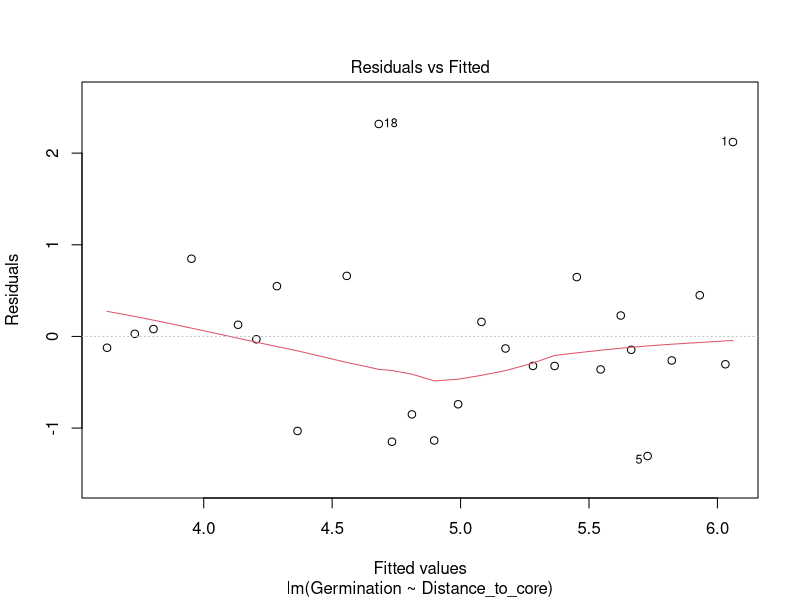
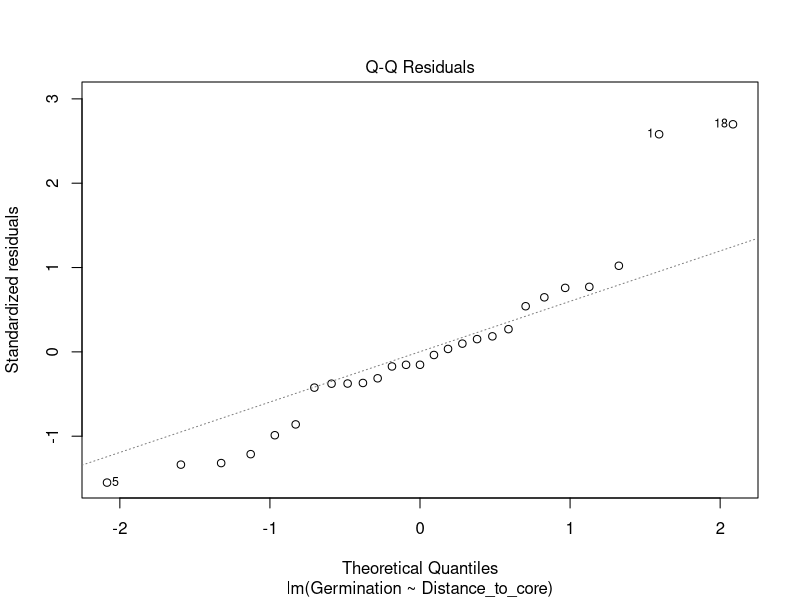
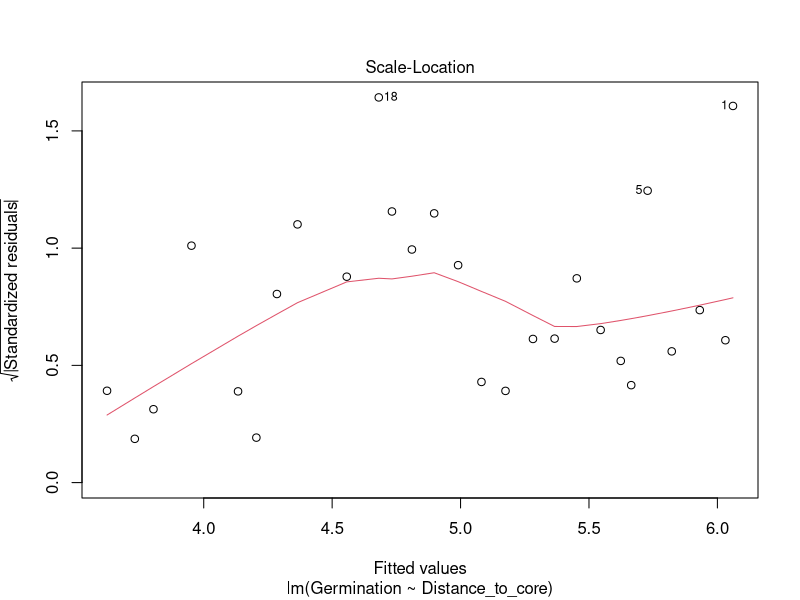
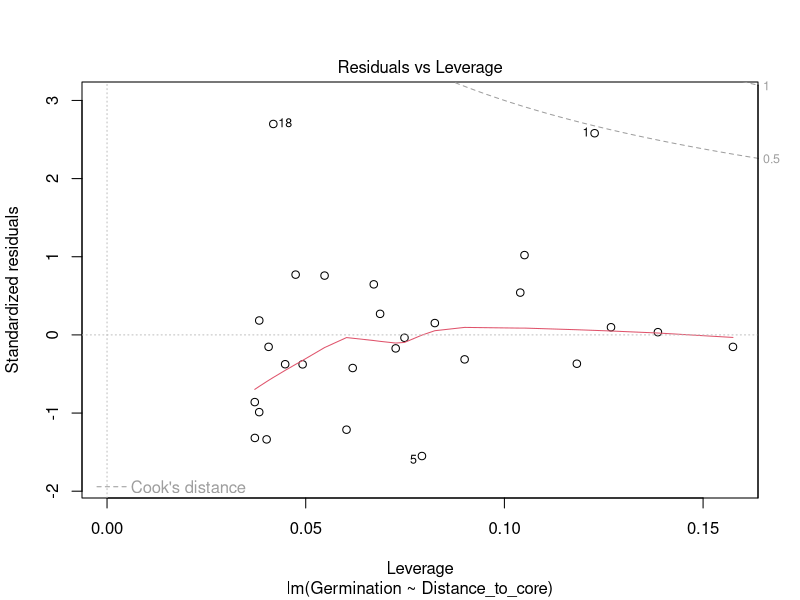
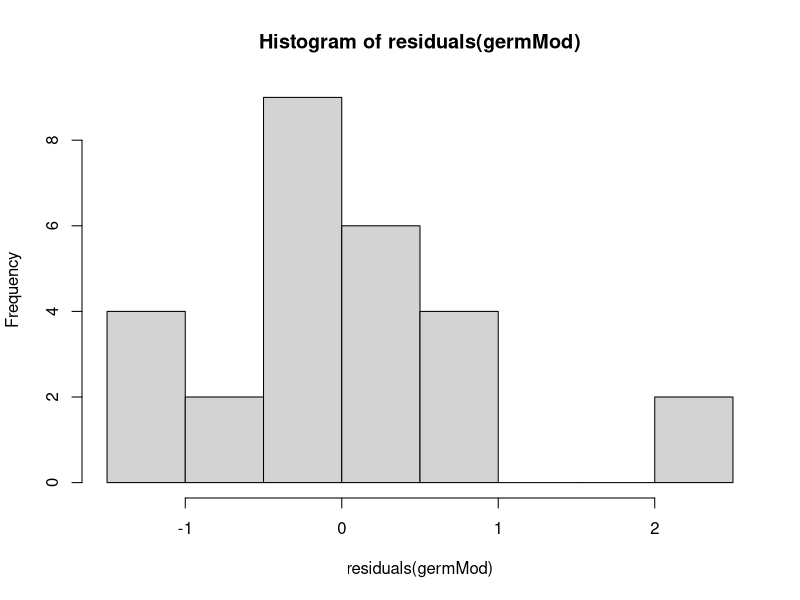
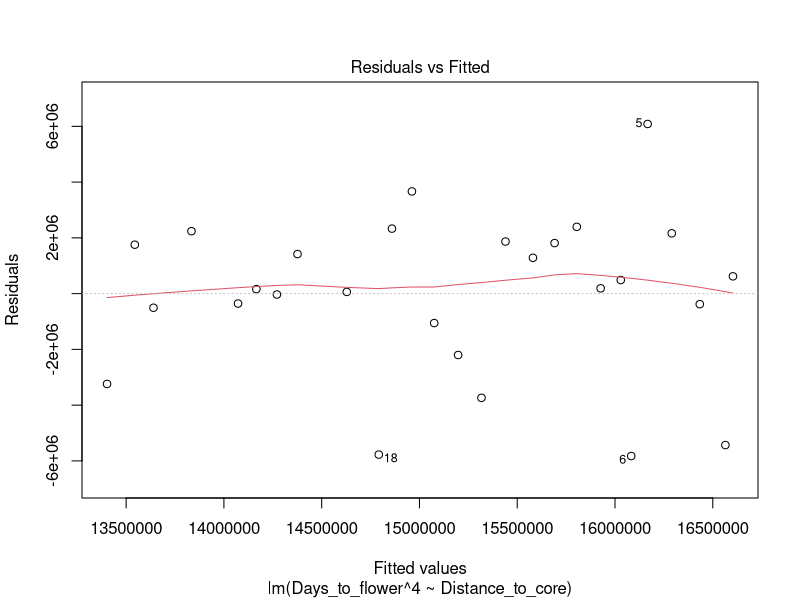
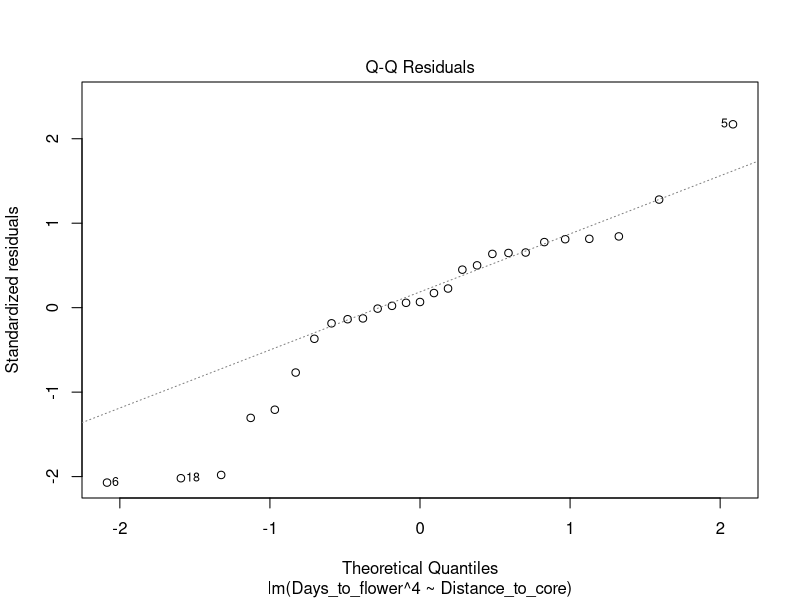
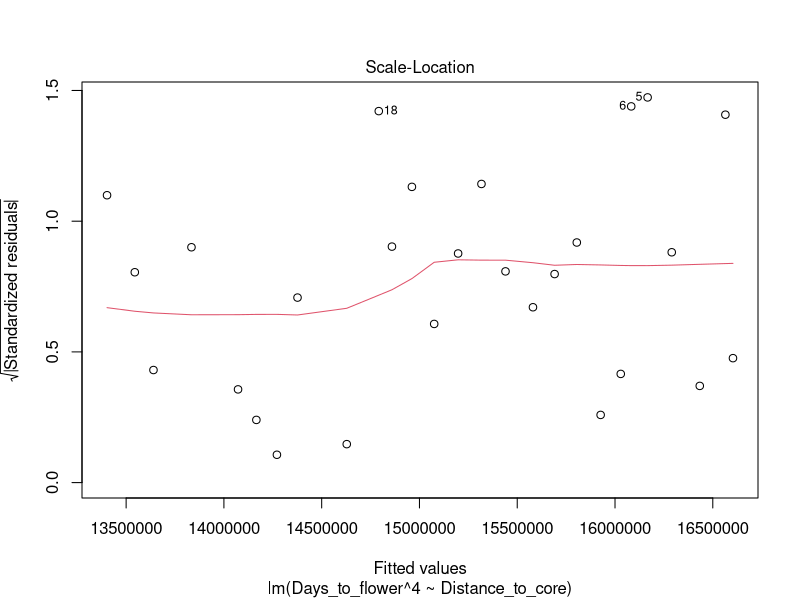

The R source for these figures, in order: (Note: this script raises an error after producing the figures.)
# install packages (these packages are loaded in this script)
# install.packages("lme4")
# install.packages("lmerTest")
# install.packages("tidyverse")
# install.packages("vegan")
# install.packages("car")

## Required by other scripts. Will eventually be migrated.
# install.packages("psych")
# install.packages("cowplot")
# install.packages("RcppEigen")
# install.packages("mnormt")
# install.packages("BH")
# install.packages("plogr")

# Commands used to initialize packrat. 
# packrat::init(restart = TRUE, enter = FALSE, infer.dependencies = FALSE)
# packrat::on()
# .libPaths()
# packrat::status()
# packrat::snapshot()

# Load require packages
library(lme4)
library(lmerTest)
library(tidyverse)
library(vegan)
library(car)

#### MULTIVARIATE TRAIT CHANGE WITH URBANIZATION: POPULATION MEANS ####

# Load in family mean dataset
popMeans <- read_csv("data-clean/experimentalData_popMeans.csv")

# Subset popMeans datafor use in RDA
popMeans_forRDA <- popMeans %>%
  select(-Seeds_per_flower, -Num_Cyano) %>%
  select(Population, Distance_to_core, Germination:FreqHCN)

# Perform RDA with multiple traits as response, distance as sole predictors
rdaPop <- rda(popMeans_forRDA %>% 
                     select(Germination:FreqHCN) ~ 
             popMeans_forRDA$Distance_to_core,
         scale = TRUE, na.action = "na.omit")
summary(rdaPop)

# Permutation based test of significance of distance term in RDA
set.seed(42)
anova.cca(rdaPop, by = "term", permutations = 1000)

# Extract canonical coefficients of traits onto RDA1 (i.e. 'species scores')
species_scores <- scores(rdaPop)$species[,"RDA1"]

# Calculate cline_max according to Stock et al. 
# Traits are first standardized by dividing by experiment-wide mean.
# Standardized trait values are multiplied by their cannonical regression
# coefficients on RDA. This is done for each trait and then summed. 
popMeans <- popMeans %>%
  mutate(clinemax = 
           (Germination / mean(Germination)) * species_scores["Germination"] +
           (Days_to_flower / mean(Days_to_flower)) * species_scores["Days_to_flower"] +
           (Num_Inf / mean(Num_Inf)) * species_scores["Num_Inf"] +
           (Reprod_biomass / mean(Reprod_biomass)) * species_scores["Reprod_biomass"] +
           (Veget_biomass / mean(Veget_biomass)) * species_scores["Veget_biomass"] +
           (Bnr_wdth / mean(Bnr_wdth)) * species_scores["Bnr_wdth"] +
           (Bnr_lgth / mean(Bnr_lgth)) * species_scores["Bnr_lgth"] +
           (Petiole_lgth / mean(Petiole_lgth)) * species_scores["Petiole_lgth"] +
           (Peducle_lgth / mean(Peducle_lgth)) * species_scores["Peducle_lgth"] +
           (Num_flwrs / mean(Num_flwrs)) * species_scores["Num_flwrs"] +
           (Leaf_wdth / mean(Leaf_wdth)) * species_scores["Leaf_wdth"] +
           (Leaf_lgth / mean(Leaf_lgth)) * species_scores["Leaf_lgth"] +
           (Stolon_thick / mean(Stolon_thick)) * species_scores["Stolon_thick"] +
           (FreqHCN / mean(FreqHCN)) * species_scores["FreqHCN"])

# Model testing for cline in cline_max
clineMax_mod <- lm(clinemax ~ Distance_to_core, data = popMeans)
summary(clineMax_mod)

#### UNIVARIATE TRAIT CHANGE WITH URBANIZATION: POPULATION MEANS ####

# Sig
germMod <- lm(Germination ~ Distance_to_core, data = popMeans)
summary(germMod)
plot(germMod)
hist(residuals(germMod)) # No transformation needed

# Marg
ffMod <- lm(Days_to_flower^4 ~ Distance_to_core, data = popMeans)
summary(ffMod)
plot(ffMod)
hist(residuals(ffMod)) # Residuals improved following ^4 transformation

# Sig
vegMod <- lm(Veget_biomass^2 ~ Distance_to_core, data = popMeans)
summary(vegMod)
plot(vegMod)
hist(residuals(vegMod)) # Normality improved following ^2 transformation

# Marg
bwMod <- lm(Bnr_wdth ~ Distance_to_core, data = popMeans)
summary(bwMod)
plot(bwMod)
hist(residuals(bwMod)) #  No transformation needed

# Sig
blMod <- lm(Bnr_lgth ~ Distance_to_core, data = popMeans)
summary(blMod)
plot(blMod)
hist(residuals(blMod)) # No transformation needed

# Marg
HCNMod <- lm(sqrt(FreqHCN) ~ Distance_to_core, data = popMeans)
summary(HCNMod)
plot(HCNMod)
hist(residuals(HCNMod)) # Square root transformation improves normality

# NS
stMod <- lm(Stolon_thick ~ Distance_to_core, data = popMeans)
summary(stMod)
plot(stMod)
hist(residuals(stMod)) # No transformation needed

# NS
sexInvestMod <- lm(Reprod_biomass / Veget_biomass ~ Distance_to_core, data = popMeans)
summary(sexInvestMod)
plot(sexInvestMod)
hist(residuals(sexInvestMod)) # No transformation needed

#### POLLINATOR OBSERVATIONS ####

# load data
polldata <- read.csv('data-clean/pollinatorObservations.csv')

# analysis of pollinator observations
# impute zeros for unobserved polls
complete_polldata <- polldata %>% 
  group_by(Population,Morph, Distance_to_core) %>% 
  complete(Population, Morph, fill = list(Num_Visit = 0)) %>%
  filter(Morph != "Syrphid")

# Summarize data by pollinator functional group
# Used for visit/infl analysis
visitshare_polldata <- complete_polldata %>% 
  group_by(Population, Distance_to_core, Morph) %>% 
  # calculate number of individuals observed per site per morph; number of inflorescence, number of visit per infl.
  summarise(Num.Ind = n(),
            Num_Visit = sum(Num_Visit),
            Num_Inf = mean(Num_Inf)) %>%  
  mutate(Visits_per_Inf = Num_Visit / Num_Inf) %>% 
  # replace NA in visits/inf with zero
  mutate(Visits_per_Inf = replace_na(Visits_per_Inf, 0))

# Summarize daya by population only (merge morphs)
# Used for total abundance analysis
popmeans_polldata <- polldata %>% 
  group_by(Population, Distance_to_core) %>% 
  summarise(Num.Ind = n(),
            Num_Visit = sum(Num_Visit),
            Num_Inf = mean(Num_Inf)) %>% 
  mutate(Visits_per_Inf = Num_Visit / Num_Inf)

# Square root transform visits per inflorescence to improve normality of model residuals
visitshare_polldata$sqRootVisInf <- sqrt(visitshare_polldata$Visits_per_Inf)

# Multiple regression analysis on log(visit/inf) with distance, morph, and their interaction. 
pollVisit <- lm(sqRootVisInf ~ Distance_to_core + Morph + Distance_to_core:Morph,
         data = visitshare_polldata)
summary(pollVisit)
Anova(pollVisit, type = "III") #Type 3 for interpreting interaction

# Diagnostic plots
hist(residuals(pollVisit))
par(mfrow = c(2,2))
plot(pollVisit)


#### SEEDS PER FLOWER ####

# Load in seeds per flower from field-collected inflorescences
seedFlwrFieldData <- read_csv("data-clean/flwrSeedRatio_fieldPlants.csv") %>%
  select(-X1, -Comments) %>%
  group_by(Population, Distance_to_core) %>%
  summarize(Seeds_per_flower = mean(Seeds_per_flower)) 

# Retrieve seeds per flower from common garden plants
seedFlwrComGarData <- popMeans %>%
  select(Population, Distance_to_core, Seeds_per_flower)

# Combine both dataframes to run single linear model
seedsPerFlwr <- bind_rows(seedFlwrFieldData, seedFlwrComGarData,
                          .id = "source") %>%
  mutate(source = fct_recode(source, "field" = "1", "common garden" = "2"))

# Model testing for differences in seeds per flower among field and CG plants
seedPerFlwrField <- lm(Seeds_per_flower ~ Distance_to_core*source, 
                         data = seedsPerFlwr)
summary(seedPerFlwrField)
Anova(seedPerFlwrField, type = "III")
plot(seedPerFlwrField) # Loogs good
hist(residuals(seedPerFlwrField)) # Loogs good

# Means
seedsPerFlwr %>%
  group_by(source) %>%
  summarize(mean = mean(Seeds_per_flower))

#### CORRELATION OF DISTANCE, IMPERV, AND POP DENS ####

enviroData <- read_csv("enviroData.csv") %>%
  left_join(., popMeans %>% select(Population, Distance_to_core))

cor(enviroData$Distance_to_core, enviroData$Imperv)
cor(enviroData$Distance_to_core, enviroData$popDens, use = "complete.obs")

#### FIGURES ####

#Theme used for plots throughout script
ng1=theme(aspect.ratio=0.7,panel.background = element_blank(),
          panel.grid.major = element_blank(),
          panel.grid.minor = element_blank(),
          panel.border=element_blank(),
          axis.line.x = element_line(color="black",size=1),
          axis.line.y = element_line(color="black",size=1),
          axis.ticks=element_line(color="black"),
          axis.text=element_text(color="black",size=15),
          axis.title=element_text(color="black",size=1),
          axis.title.y=element_text(vjust=2,size=17),
          axis.title.x=element_text(vjust=0.1,size=17),
          axis.text.x=element_text(size=15),
          axis.text.y=element_text(size=15),
          strip.text.x = element_text(size = 10, colour = "black",face = "bold"),
          strip.background = element_rect(colour="black"),
          legend.position = "top", legend.direction="vertical",
          legend.text=element_text(size=17), legend.key = element_rect(fill = "white"),
          legend.title = element_text(size=17),legend.key.size = unit(1.0, "cm"))


## MULTIVARIATE TRAIT CHANGE ##

## FIGURE 2 ##

# figure 2A #

# Extract RDA1 and PC1 site scores
df_sites  <- data.frame(scores(rdaPop, display = "sites", scaling = "sites")[,1:2]) %>%
  rownames_to_column(var = "Population") %>%
  mutate(Population = seq(1:27)) %>%
  left_join(., popMeans_forRDA %>% select(Population, Distance_to_core))

# Extract RDA1 and PC1 species scores
df2_species  <- data.frame(scores(rdaPop, display = "species", scaling = "species")[,1:2])     # loadings for PC1 and PC2
row.names(df_sites) <- seq(1:27)

# Plot site scores along first 2 axes. Colour points by distance
rda_plot <- ggplot(df_sites, aes(x = RDA1, y = PC1)) + 
  geom_point(size = 4, shape = 21, colour = "black", aes(fill = Distance_to_core)) +
  geom_hline(yintercept = 0, linetype = "dotted") +
  geom_vline(xintercept = 0, linetype = "dotted") +
  scale_fill_gradient(low = "white", high = "black",
                      limits = c(0, 50), breaks = seq(0, 50, 10)) +
  guides(fill = guide_colorbar(ticks = FALSE,
                               barwidth = 1.5, 
                               barheight = 15)) +
  ng1 + theme(legend.position = "right", 
              legend.direction="vertical",
              legend.text = element_text(size=15), 
              legend.key = element_rect(fill = "white"),
              legend.title = element_blank(),
              legend.key.size = unit(0.5, "cm"),
              legend.spacing.x = unit(0.1, "cm")) 

# Add arrows to RDA plot. 
rda_triplot <- rda_plot +
  geom_segment(data = df2_species, aes(x = 0, xend = RDA1, y=0, yend = PC1), 
               color = "black", size = 1, arrow = arrow(length = unit(0.02, "npc"))) +
  geom_text(data = df2_species, 
            aes(x = RDA1, y = PC1, label = rownames(df2_species),
                hjust = 0.5 * (1 - sign(RDA1)), vjust = 0.5 * (1 - sign(PC1))), 
            color = "black", size = 2.5) +
  xlab("RDA1 (8.6%)") + ylab("PC1 (35%)")
rda_triplot

ggsave("analysis/figures/main-text/figure2A_RDA-triplot.pdf", 
       plot = rda_triplot, width = 8, height = 6, unit = "in", dpi = 600)

# figure 2B #

clineMax_plot <- ggplot(popMeans, aes(x = Distance_to_core, y = clinemax)) +
  geom_point(size = 4, colour = "black") +
  geom_smooth(method = "lm", size = 2.0, colour = "black", se = FALSE) +
  ng1
clineMax_plot

ggsave("analysis/figures/main-text/figure2B_clineMax_by_distance.pdf", 
       plot = clineMax_plot, width = 8, height = 6, unit = "in", dpi = 600)

## FIGURE 3 ##

# figure 3A #

cols <- c("BB"="#FF0000","HB"="#F2AD00","SB"="#5BBCD6")
linetype <- c("BB"="dashed","HB"="dotted","SB"="dotdash")
plotPoll <-
  ggplot(visitshare.polldata, aes(x = Distance_to_core, y = Visits_per_Inf)) +
  labs(x = "Source population distance\nto urban centre (km)",
       y = "Number of pollinator visits\n per inflorescence") +
  geom_line(data = visitshare.polldata %>% filter(Morph == "Honey Bee"),
            stat = "smooth",
            method = "loess",
            se = F, 
            # alpha = 0.7,
            size = 1.25,
            aes(linetype = "HB",
                colour = "HB")) +
  geom_line(data = visitshare.polldata %>% filter(Morph == "Bumble Bee"),
            stat = "smooth",
            method = "loess",
            se = F, 
            # alpha = 0.7,
            size = 1.25,
            aes(linetype = "BB",
                colour = "BB")) +
  geom_line(data = visitshare.polldata %>% filter(Morph == "Sweat Bee"),
            stat = "smooth",
            method = "loess",
            se = F, 
            # alpha = 0.7,
            size = 1.25,
            aes(linetype = "SB",
                colour = "SB")) +
  geom_smooth(method = "lm", size = 2, colour = "black", se = FALSE) +
  coord_cartesian(xlim = c(2, 47), ylim = c(0, 2.5)) +
  scale_y_continuous(breaks = seq(0, 2, 0.5)) +
  scale_x_continuous(breaks = seq(0, 40, 10)) +
  scale_color_manual(name = "", labels = c("Bumble bee", "Honey bee", "Sweat bee"),
                     values = cols) +
  scale_linetype_manual(name = "", labels = c("Bumble bee", "Honey bee", "Sweat bee"),
                        values = linetype) +
  ng1 + theme(legend.key.size = unit(1.5, "cm"),
              legend.position = "top",
              legend.direction = "horizontal")
plotPoll

ggsave("analysis/figures/main-text/figure3A_visitsPerInf_by_Distance.pdf", 
       plot = plotPoll, width = 8, height = 6, unit = "in", dpi = 600)

# figure 3B #

linetypeSeedFlwrs <- c("Field" = "dashed", "CG" = "dotted")
seedPerFlwr_plot <- ggplot(seedsPerFlwr, aes(x = Distance_to_core, y = Seeds_per_flower)) +
  geom_smooth(method = "lm", size = 2.0, colour = "black", se = FALSE) +
  geom_point(size = 4, alpha = 0.5, colour = "black", aes(shape = source, fill = source)) +
  scale_shape_manual(values = c(21, 24)) +
  scale_fill_manual(values = c("black", "white")) +
  geom_line(data = seedsPerFlwr %>% filter(source == "field"),
            stat = "smooth", 
            method = "lm",
            alpha = 0.5,
            size = 1.5,
            aes(linetype = "Field")) +
  geom_line(data = seedsPerFlwr %>% filter(source == "common garden"),
            stat = "smooth", 
            method = "lm",
            alpha = 0.5,
            size = 1.5,
            aes(linetype = "CG")) +
  scale_linetype_manual(name = "", labels = c("Field", "Common Garden"),
                        values = linetypeSeedFlwrs) +
  ng1 + theme(legend.key.size = unit(1.5, "cm"),
              legend.spacing.x = unit(0.1, "cm"))
seedPerFlwr_plot

ggsave("analysis/figures/main-text/figure3B_seeds_per_flower.pdf", 
       plot = seedPerFlwr_plot, width = 8, height = 6, unit = "in", dpi = 600)

#### MODELS FOR TRAIT CHANGE WITH URBANIZATION: ALL DATA ####

# Load in family means dataset
commonGardenData <- read_csv("data-clean/experimentalData_individualPlants.csv")

## MODELS ##

# GERMINATION TIME
germTime <- lmer(Time_to_germination ~ Distance_to_core*HCN_Results + 
                   (1|Population/Family_ID), data = commonGardenData)

# Plot histogram of residuals and resudials vs. fitted.
# Residuals right skewed and resids vs. fitted shows fanning
germTime_resids <- residuals(germTime)
hist(germTime_resids)
plot(germTime)

# Summarize. Distance to core significant
summary(germTime)

# DAYS TO FIRST FLOWER
firstFlower <- lmer(Days_to_flower ~ Distance_to_core*HCN_Results + 
                      (1|Population/Family_ID), data = commonGardenData)

# Plot histogram of residuals and resudials vs. fitted.
# Looks good
firstFlower_resids <- residuals(firstFlower)
hist(firstFlower_resids)
plot(firstFlower)

# Summarize. No effects.
summary(firstFlower)

# NUMBER OF INFLORESCENCES
numInf <- lmer(Num_Inf ~ Distance_to_core*HCN_Results + 
                      (1|Population/Family_ID), data = commonGardenData)

# Plot histogram of residuals and resudials vs. fitted.
# Looks good. Some fanning.
numInf_resids <- residuals(numInf)
hist(numInf_resids)
plot(numInf)

# Summarize. No effects.
summary(numInf)

# REPRODUCTIVE BIOMASS
repBio <- lmer(Reprod_biomass ~ Distance_to_core*HCN_Results + 
                 (1|Population/Family_ID), data = commonGardenData)

# Plot histogram of residuals and resudials vs. fitted.
# Looks good. Some fanning.
repBio_resids <- residuals(repBio)
hist(repBio_resids)
plot(repBio)

# Summarize
summary(repBio)

# VEGETATIVE BIOMASS. Singular fit issue. No variance assigned to effect of Family.
vegBio <- lmer(Veget_biomass ~ Distance_to_core*HCN_Results + 
                 (1|Population/Family_ID), data = commonGardenData)

# Plot histogram of residuals and resudials vs. fitted.
# Looks good.
vegBio_resids <- residuals(vegBio)
hist(vegBio_resids)
plot(vegBio)

# Summarize. Distance significant.
summary(vegBio)

# BANNER WIDTH
bnrWdth <- lmer(Avg_bnr_wdth ~ Distance_to_core*HCN_Results + 
                 (1|Population/Family_ID), data = commonGardenData)

# Plot histogram of residuals and resudials vs. fitted.
# Looks good.
bnrWdth_resids <- residuals(bnrWdth)
hist(bnrWdth_resids)
plot(bnrWdth)

# Summarize. Disntance, HCN, and interaction significant
summary(bnrWdth)

# BANNER LENGTH
bnrLgth <- lmer(Avg_bnr_lgth ~ Distance_to_core*HCN_Results + 
                  (1|Population/Family_ID), data = commonGardenData)

# Plot histogram of residuals and resudials vs. fitted.
# Looks good.
bnrLgth_resids <- residuals(bnrLgth)
hist(bnrLgth_resids)
plot(bnrLgth)

# Summarize. Disntance, HCN, and interaction significant
summary(bnrLgth)

# PETIOLE LENGTH
petLgth <- lmer(Avg_petiole_lgth ~ Distance_to_core*HCN_Results + 
                  (1|Population/Family_ID), data = commonGardenData)

# Plot histogram of residuals and resudials vs. fitted.
# Looks good.
petLgth_resids <- residuals(petLgth)
hist(petLgth_resids)
plot(petLgth)

# Summarize. No effects
summary(petLgth)

# PEDUNCLE LENGTH. Singular fit issue. No variance assigned to effect of Family.
pedLgth <- lmer(Avg_peducle_lgth ~ Distance_to_core*HCN_Results + 
                  (1|Population/Family_ID), data = commonGardenData)

# Plot histogram of residuals and resudials vs. fitted.
# Looks good.
pedLgth_resids <- residuals(pedLgth)
hist(pedLgth_resids)
plot(pedLgth)

# Summarize. No effects
summary(pedLgth)

# NUMBER OF FLOWERS
numFlwr <- lmer(Avg_num_flwrs ~ Distance_to_core*HCN_Results + 
                  (1|Population/Family_ID), data = commonGardenData)

# Plot histogram of residuals and resudials vs. fitted.
# Looks good. Slight left skew.
numFlwr_resids <- residuals(numFlwr)
hist(numFlwr_resids)
plot(numFlwr)

# Summarize. No effects
summary(numFlwr)

# LEAF WIDTH
leafWdth <- lmer(Avg_leaf_wdth ~ Distance_to_core*HCN_Results + 
                  (1|Population/Family_ID), data = commonGardenData)

# Plot histogram of residuals and resudials vs. fitted.
# Looks good.
leafWdth_resids <- residuals(leafWdth)
hist(leafWdth_resids)
plot(leafWdth)

# Summarize. No effects
summary(leafWdth)

# LEAF LENGTH
leafLgth <- lmer(Avg_leaf_lgth ~ Distance_to_core*HCN_Results + 
                   (1|Population/Family_ID), data = commonGardenData)

# Plot histogram of residuals and resudials vs. fitted.
# Looks good.
leafLgth_resids <- residuals(leafLgth)
hist(leafLgth_resids)
plot(leafLgth)

# Summarize. Distance x HCN interaction marginal.
summary(leafLgth)

# STOLON THICKNESS
stolThick <- lmer(Avg_stolon_thick ~ Distance_to_core*HCN_Results + 
                   (1|Population/Family_ID), data = commonGardenData)

# Plot histogram of residuals and resudials vs. fitted.
# Looks good.
stolThick_resids <- residuals(stolThick)
hist(stolThick_resids)
plot(stolThick)

# Summarize. No effects.
summary(stolThick)

# STOLON THICKNESS
seedPerFlwr <- lmer(Avg_seeds_per_flower ~ Distance_to_core*HCN_Results + 
                    (1|Population/Family_ID), data = commonGardenData)

# Plot histogram of residuals and resudials vs. fitted.
# Looks good.
seedPerFlwr_resids <- residuals(seedPerFlwr)
hist(seedPerFlwr_resids)
plot(seedPerFlwr)

# Summarize. Distance marginal.
summary(seedPerFlwr)


## TRAIT CHANGES WITH URBANIZATION: ALL DATA ##

# Plotting effects that were significant from linear models above

# GERMINATION TIME
# Relationship driven by high germination time outliers in urban pops.
germTime_plot <- ggplot(commonGardenData, aes(x = Distance_to_core, y = Time_to_germination)) +
  geom_point(size = 1.5, colour = "black", position = position_dodge(width = 0.1)) +
  geom_smooth(method = "lm", size = 2.0, colour = "black", se = FALSE) +
  ng1
germTime_plot

ggsave("analysis/figures/traitChanges_allData/germinationTime_allData.pdf", 
       plot = germTime_plot, width = 5, height = 5, unit = "in", dpi = 600)

# Germination time pattern easier to see if visualizing pop-means
germTime_popMeanPlot <- commonGardenData %>%
  group_by(Population, Distance_to_core) %>%
  summarize(mean = mean(Time_to_germination, na.rm = TRUE)) %>%
  ggplot(., aes(x = Distance_to_core, y = mean)) +
  geom_point(size = 2, colour = "black") +
  geom_smooth(method = "lm", size = 2.0, colour = "black", se = FALSE) +
  ng1
germTime_popMeanPlot

ggsave("analysis/figures/traitChanges_popMeans/germinationTime_popMeans.pdf", 
       plot = germTime_popMeanPlot, width = 5, height = 5, unit = "in", dpi = 600)

# BIOMASS
vegBio_plot <- ggplot(commonGardenData, aes(x = Distance_to_core, y = Veget_biomass)) +
  geom_point(size = 1.5, colour = "black", position = position_dodge(width = 0.1)) +
  geom_smooth(method = "lm", size = 2.0, colour = "black", se = FALSE) +
  ng1
vegBio_plot

ggsave("analysis/figures/traitChanges_allData/vegetativeBiomass_allData.pdf", 
       plot = vegBio_plot, width = 5, height = 5, unit = "in", dpi = 600)

# Biomass pattern easier to see if visualizing pop-means
vegBio_popMeanPlot <- commonGardenData %>%
  group_by(Population, Distance_to_core) %>%
  summarize(mean = mean(Veget_biomass, na.rm = TRUE)) %>%
  ggplot(., aes(x = Distance_to_core, y = mean)) +
  geom_point(size = 2, colour = "black") +
  geom_smooth(method = "lm", size = 2.0, colour = "black", se = FALSE) +
  ng1
vegBio_popMeanPlot

ggsave("analysis/figures/traitChanges_popMeans/vegetativeBiomass_popMeans.pdf", 
       plot = vegBio_popMeanPlot, width = 5, height = 5, unit = "in", dpi = 600)

# BANNER WIDTH
commonGardenData$HCN_Results <- as.factor(commonGardenData$HCN_Results)
bnrWdth_plot <- ggplot(commonGardenData, aes(x = Distance_to_core, y = Avg_bnr_wdth, group = HCN_Results)) +
  geom_point(size = 1.5, aes(colour = HCN_Results, shape = HCN_Results), position = position_dodge(width = 0.1)) +
  geom_smooth(method = "lm", size = 2.0, aes(linetype = HCN_Results, colour = HCN_Results), se = FALSE) +
  ng1
bnrWdth_plot

ggsave("analysis/figures/traitChanges_allData/bannerWidth-HCN_allData.pdf", 
       plot = bnrWdth_plot, width = 6, height = 7, unit = "in", dpi = 600)

# Population mean banner width for HCN+ plants
bnrWdth_CyanPopMeanPlot <- commonGardenData %>%
  filter(HCN_Results == "1") %>%
  group_by(Population, Distance_to_core) %>%
  summarize(mean = mean(Avg_bnr_wdth, na.rm = TRUE)) %>%
  ggplot(., aes(x = Distance_to_core, y = mean)) +
  geom_point(size = 2, colour = "black") +
  geom_smooth(method = "lm", size = 2.0, colour = "black", se = FALSE) +
  ng1
bnrWdth_CyanPopMeanPlot

ggsave("analysis/figures/traitChanges_popMeans/bannerWidth-Cyan_popMeans.pdf", 
       plot = bnrWdth_CyanPopMeanPlot, width = 5, height = 5, unit = "in", dpi = 600)

# Population mean banner width for HCN- plants
bnrWdth_AcyanPopMeanPlot <- commonGardenData %>%
  filter(HCN_Results == "0") %>%
  group_by(Population, Distance_to_core) %>%
  summarize(mean = mean(Avg_bnr_wdth, na.rm = TRUE)) %>%
  ggplot(., aes(x = Distance_to_core, y = mean)) +
  geom_point(size = 2, colour = "black") +
  geom_smooth(method = "lm", size = 2.0, colour = "black", se = FALSE) +
  ng1
bnrWdth_AcyanPopMeanPlot

ggsave("analysis/figures/traitChanges_popMeans/bannerWidth-Acyan_popMeans.pdf", 
       plot = bnrWdth_AcyanPopMeanPlot, width = 5, height = 5, unit = "in", dpi = 600)

# BANNER LENGTH
bnrLgth_plot <- ggplot(commonGardenData, aes(x = Distance_to_core, y = Avg_bnr_lgth, group = HCN_Results)) +
  geom_point(size = 1.5, aes(colour = HCN_Results, shape = HCN_Results), position = position_dodge(width = 0.1)) +
  geom_smooth(method = "lm", size = 2.0, aes(linetype = HCN_Results, colour = HCN_Results), se = FALSE) +
  ng1
bnrLgth_plot

ggsave("analysis/figures/traitChanges_allData/bannerLength-HCN_allData.pdf", 
       plot = bnrLgth_plot, width = 6, height = 7, unit = "in", dpi = 600)

# Population mean banner width for HCN+ plants
bnrLgth_CyanPopMeanPlot <- commonGardenData %>%
  filter(HCN_Results == "1") %>%
  group_by(Population, Distance_to_core) %>%
  summarize(mean = mean(Avg_bnr_lgth, na.rm = TRUE)) %>%
  ggplot(., aes(x = Distance_to_core, y = mean)) +
  geom_point(size = 2, colour = "black") +
  geom_smooth(method = "lm", size = 2.0, colour = "black", se = FALSE) +
  ng1
bnrLgth_CyanPopMeanPlot

ggsave("analysis/figures/traitChanges_popMeans/bannerLength-Cyan_popMeans.pdf", 
       plot = bnrLgth_CyanPopMeanPlot, width = 5, height = 5, unit = "in", dpi = 600)

# Population mean banner width for HCN- plants
bnrLgth_AcyanPopMeanPlot <- commonGardenData %>%
  filter(HCN_Results == "0") %>%
  group_by(Population, Distance_to_core) %>%
  summarize(mean = mean(Avg_bnr_lgth, na.rm = TRUE)) %>%
  ggplot(., aes(x = Distance_to_core, y = mean)) +
  geom_point(size = 2, colour = "black") +
  geom_smooth(method = "lm", size = 2.0, colour = "black", se = FALSE) +
  ng1
bnrLgth_AcyanPopMeanPlot

ggsave("analysis/figures/traitChanges_popMeans/bannerLength-Acyan_popMeans.pdf", 
       plot = bnrLgth_AcyanPopMeanPlot, width = 5, height = 5, unit = "in", dpi = 600)

#### TRAIT CORRELATIONS ####

# Will assess trait correlations using family means

familyMeans <- read_csv("data-clean/experimentalData_familyMeans.csv")
traits <- familyMeans %>%
  select(Time_to_germination, Days_to_flower, Num_Inf, Reprod_biomass,
         Veget_biomass, Avg_bnr_wdth, Avg_bnr_lgth, Avg_leaf_lgth,
         Avg_peducle_lgth, Avg_num_flwrs, Avg_leaf_wdth, Avg_petiole_lgth,
         Avg_stolon_thick, Avg_seeds_per_flower)

## FUNCTIONS ##

##Function for changing upper panel in 'pairs' correlation matrix to show correlation
#coefficients and p-values
panel.cor <- function(x, y, digits = 2, cex.cor, ...)
{
  usr <- par("usr"); on.exit(par(usr))
  par(usr = c(0, 1, 0, 1))
  # correlation coefficient
  r <- cor(x, y, use = "complete.obs", method = "pearson")
  txt <- format(c(r, 0.123456789), digits = digits)[1]
  txt <- paste("r= ", txt, sep = "")
  text(0.5, 0.6, txt)
  
  # p-value calculation
  p <- cor.test(x, y)$p.value
  txt2 <- format(c(p, 0.123456789), digits = digits)[1]
  txt2 <- paste("p= ", txt2, sep = "")
  if(p<0.01) txt2 <- paste("p= ", "<0.01", sep = "")
  text(0.5, 0.4, txt2)
}

#Function to add least squares regression line to lower panel of 'pairs' scatterplot matrix
lsline = function(x,y) {
  points(x,y,pch=".")
  abline(lsfit(x,y),col="blue")
}

# Trait correlation table
pairs(traits, upper.panel = panel.cor,lower.panel=lsline)

# With a few exceptions, traits are not strongly correlated
# Bnr length and bnr width are correlated (r = 0.76) and both traits show the same
# patten with urbanization. Should these be condensed into a single traits (i.e. flower size).
# Same is true for leaft length and leaf width.

#### SUPPLEMENTARY ANALYSES ####

#### RDA AND CLINEMAX FOR FAMILY MEANS ####

#### MULTIVARIATE TRAIT CHANGE WITH URBANIZATION: POPULATION MEANS ####

# Load in family mean dataset
familyMeans <- read_csv("data-clean/experimentalData_familyMeans.csv")

# Subset popMeans datafor use in RDA
familyMeans_forRDA <- familyMeans %>%
  na.omit() %>%
  select(-total_plants, -n_HCN, -Avg_seeds_per_flower) %>%
  select(Population, Distance_to_core, Time_to_germination:freqHCN)

# Perform RDA with multiple traits as response, distance as sole predictors
rdaFam <- rda(familyMeans_forRDA %>% 
                select(Time_to_germination:freqHCN) ~ 
                familyMeans_forRDA$Distance_to_core,
              scale = TRUE)
summary(rdaFam)

# Permutation based test of significance of distance term in RDA
set.seed(42)
anova.cca(rdaFam, by = "term", permutations = 1000)

# Extract canonical coefficients of traits onto RDA1 (i.e. 'species scores')
species_scoresFam <- scores(rdaFam)$species[,"RDA1"]

# Calculate cline_max according to Stock et al. 
# Traits are first standardized by dividing by experiment-wide mean.
# Standardized trait values are multiplied by their cannonical regression
# coefficients on RDA. This is done for each trait and then summed. 
allData <- allData %>%
  mutate(clinemax = 
           (Time_to_germination / mean(Time_to_germination, na.rm = TRUE)) * species_scoresFam["Time_to_germination"] +
           (Days_to_flower / mean(Days_to_flower, na.rm = TRUE)) * species_scoresFam["Days_to_flower"] +
           (Num_Inf / mean(Num_Inf, na.rm = TRUE)) * species_scoresFam["Num_Inf"] +
           (Reprod_biomass / mean(Reprod_biomass, na.rm = TRUE)) * species_scoresFam["Reprod_biomass"] +
           (Veget_biomass / mean(Veget_biomass, na.rm = TRUE)) * species_scoresFam["Veget_biomass"] +
           (Avg_bnr_wdth / mean(Avg_bnr_wdth, na.rm = TRUE)) * species_scoresFam["Avg_bnr_wdth"] +
           (Avg_bnr_lgth / mean(Avg_bnr_lgth, na.rm = TRUE)) * species_scoresFam["Avg_bnr_lgth"] +
           (Avg_petiole_lgth / mean(Avg_petiole_lgth, na.rm = TRUE)) * species_scoresFam["Avg_petiole_lgth"] +
           (Avg_peducle_lgth / mean(Avg_peducle_lgth, na.rm = TRUE)) * species_scoresFam["Avg_peducle_lgth"] +
           (Avg_num_flwrs / mean(Avg_num_flwrs, na.rm = TRUE)) * species_scoresFam["Avg_num_flwrs"] +
           (Avg_leaf_wdth / mean(Avg_leaf_wdth, na.rm = TRUE)) * species_scoresFam["Avg_leaf_wdth"] +
           (Avg_leaf_lgth / mean(Avg_leaf_lgth, na.rm = TRUE)) * species_scoresFam["Avg_leaf_lgth"] +
           (Avg_stolon_thick / mean(Avg_stolon_thick, na.rm = TRUE)) * species_scoresFam["Avg_stolon_thick"] +
           (freqHCN / mean(freqHCN, na.rm = TRUE)) * species_scoresFam["freqHCN"])

# Model testing for cline in cline_max
clineMax_modFam <- lm(clinemax ~ Distance_to_core, data = familyMeans)
summary(clineMax_modFam)
plot(clinemax ~ Distance_to_core, data = familyMeans)
abline(clineMax_modFam)


#Multiple regression analysis on abundance with distance, without controlling for inf #. 
Ab <- lm(Num.Ind ~ Distance_to_core*Morph,
         data = visitshare.polldata)
summary(Ab)
Anova(Ab, type = "III")

#Multiple regression analysis on abundance with distance, controlling for inf #. 
Ab <- lm(Num.Ind ~ Distance_to_core*Morph + Num_Inf,
         data = visitshare.polldata)
summary(Ab)
Anova(Ab, type = "III")
